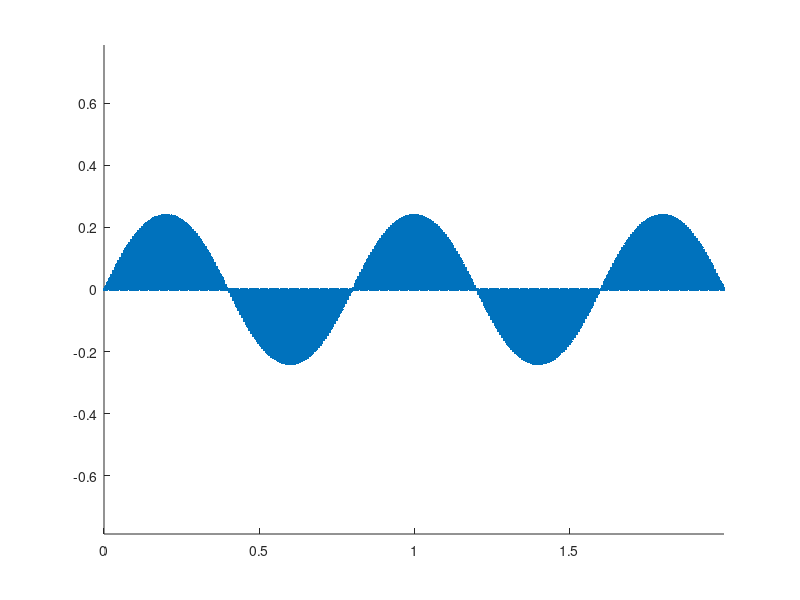

Write the MATLAB code that produced this figure.
  %% Filename ribbonfin.m
  
  %% Grid dimensions
  clear all;
  clc;
  cla;
  Frozen=0; 
  
  Lx = 6.0; Ly = 3.0; Lz = 3.0;
  Nx = 64*4^2; Ny = 32*4^2; Nz = 32*4^2;
  
  dx = Lx/Nx; dy = Ly/Ny; dz = Lz/Nz;
  Length_Plate = 2.0; Breadth_Plate = 0.4;
  
  Amp=37*pi/180;
  Lambda = Length_Plate/2.5;
  Omega = 1;
  
  NumPtsX = ceil(Length_Plate/dx)
  NumPtsZ = ceil(Breadth_Plate/dz)
  
  lag_pts = 0;


  for i = 1:NumPtsX
      
      X = (i-1)*dx;
      theta = Amp*sin(2*pi*X/Lambda - 2*pi*Omega*0.0+pi/2*0);
      
      for j = 1:NumPtsZ
          
          lag_pts = lag_pts +1;
          Radius(lag_pts) = (j-1)*dz;          
          LagX(lag_pts) = X; 
          LagY(lag_pts) = Radius(lag_pts)*sin(theta);
          LagZ(lag_pts) = -Radius(lag_pts)*cos(theta);
      end
  end
  
 
  
  plot3(LagX,LagY,LagZ,'.')
  view(2);axis equal
  
  %% write it in file
  
  fid = fopen('RibbonFin.vertex','wt');
  fprintf(fid,'%d\n',lag_pts);
  
  for i = 1:length(LagX)
      fprintf(fid,'%12.7E\t\t%12.7E\t\t%12.7E\n',LagX(i), LagY(i), LagZ(i));
  end
  
  fclose(fid);
  
%% Write Radius Amp file

  if(Frozen)
    Radius(:)=0.0;
    Amp=0.0;
  end
     
  fid2 = fopen('RadiusAmp.dat','wt');
  for i=1:length(LagX)
      fprintf(fid2,'%12.7E \t\t %12.7E \t\t %12.7E\n', LagX(i), Radius(i), Amp);
  end
  fclose(fid2);